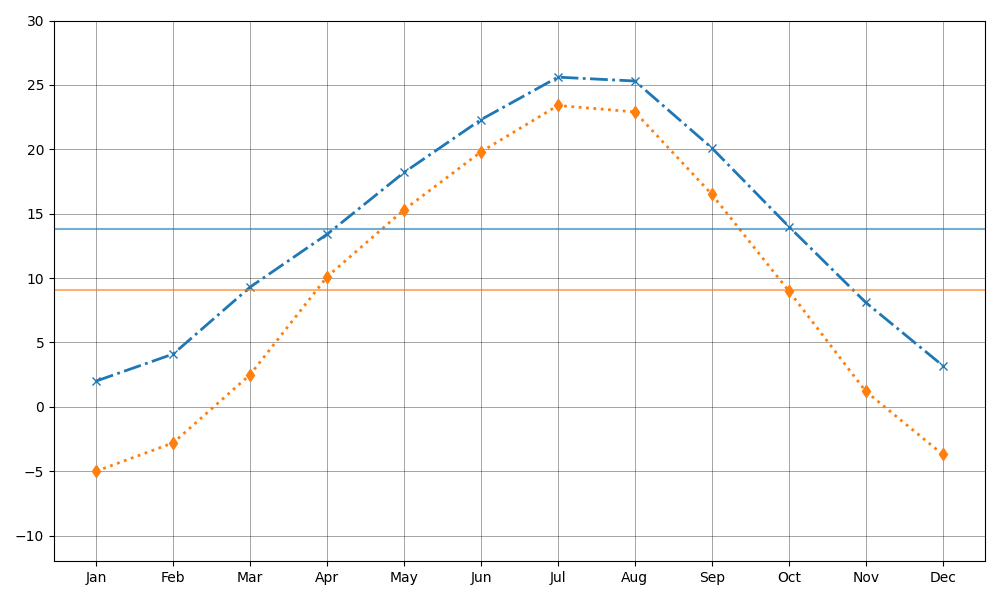

Generate this figure with Python:
import matplotlib.pyplot as plt
import numpy as np

months = np.array(['Jan', 'Feb', 'Mar', 'Apr', 'May', 'Jun', 'Jul', 'Aug', 'Sep', 'Oct', 'Nov', 'Dec'])
city_a_temps = np.array([2.0, 4.1, 9.3, 13.4, 18.2, 22.3, 25.6, 25.3, 20.1, 14.0, 8.1, 3.2])
city_b_temps = np.array([-5.0, -2.8, 2.5, 10.1, 15.3, 19.8, 23.4, 22.9, 16.5, 9.0, 1.2, -3.7])

avg_city_a = np.mean(city_a_temps)
avg_city_b = np.mean(city_b_temps)

fig, ax = plt.subplots(figsize=(10, 6))

# Changed colors to new ones
ax.plot(months, city_a_temps, marker='x', color='#1f77b4', linestyle='-.', linewidth=2)  # Updated color
ax.plot(months, city_b_temps, marker='d', color='#ff7f0e', linestyle=':', linewidth=2)  # Updated color

ax.axhline(y=avg_city_a, color='#1f77b4', linestyle='-', linewidth=1.5, alpha=0.6)  # Updated color
ax.axhline(y=avg_city_b, color='#ff7f0e', linestyle='-', linewidth=1.5, alpha=0.6)  # Updated color

ax.grid(visible=True, which='both', linestyle='-', linewidth=0.5, color='black', alpha=0.5)
ax.set_xticks(months)
ax.set_yticks(np.arange(-10, 31, 5))
ax.set_ylim(-12, 30)

plt.tight_layout()
plt.show()
